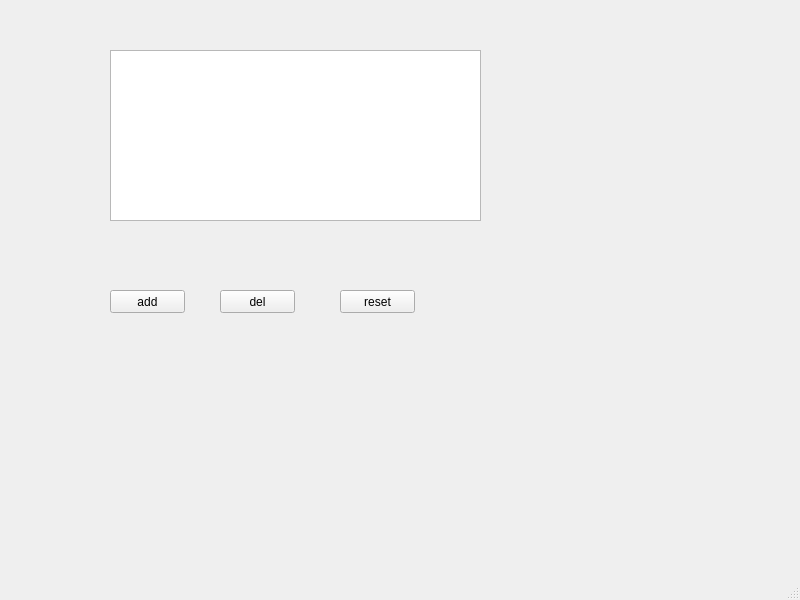
<?xml version="1.0" encoding="UTF-8"?>
<ui version="4.0">
 <class>MainWindow</class>
 <widget class="QMainWindow" name="MainWindow">
  <property name="geometry">
   <rect>
    <x>0</x>
    <y>0</y>
    <width>800</width>
    <height>600</height>
   </rect>
  </property>
  <property name="windowTitle">
   <string>MainWindow</string>
  </property>
  <widget class="QWidget" name="centralwidget">
   <widget class="QPushButton" name="AddBtn">
    <property name="geometry">
     <rect>
      <x>110</x>
      <y>290</y>
      <width>75</width>
      <height>23</height>
     </rect>
    </property>
    <property name="text">
     <string>add</string>
    </property>
   </widget>
   <widget class="QPushButton" name="DelBtn">
    <property name="geometry">
     <rect>
      <x>220</x>
      <y>290</y>
      <width>75</width>
      <height>23</height>
     </rect>
    </property>
    <property name="text">
     <string>del</string>
    </property>
   </widget>
   <widget class="QTextEdit" name="DisplyEdit">
    <property name="geometry">
     <rect>
      <x>110</x>
      <y>50</y>
      <width>371</width>
      <height>171</height>
     </rect>
    </property>
   </widget>
   <widget class="QPushButton" name="ResetBtn">
    <property name="geometry">
     <rect>
      <x>340</x>
      <y>290</y>
      <width>75</width>
      <height>23</height>
     </rect>
    </property>
    <property name="text">
     <string>reset</string>
    </property>
   </widget>
  </widget>
  <widget class="QMenuBar" name="menubar">
   <property name="geometry">
    <rect>
     <x>0</x>
     <y>0</y>
     <width>800</width>
     <height>23</height>
    </rect>
   </property>
  </widget>
  <widget class="QStatusBar" name="statusbar"/>
 </widget>
 <resources/>
 <connections/>
</ui>
